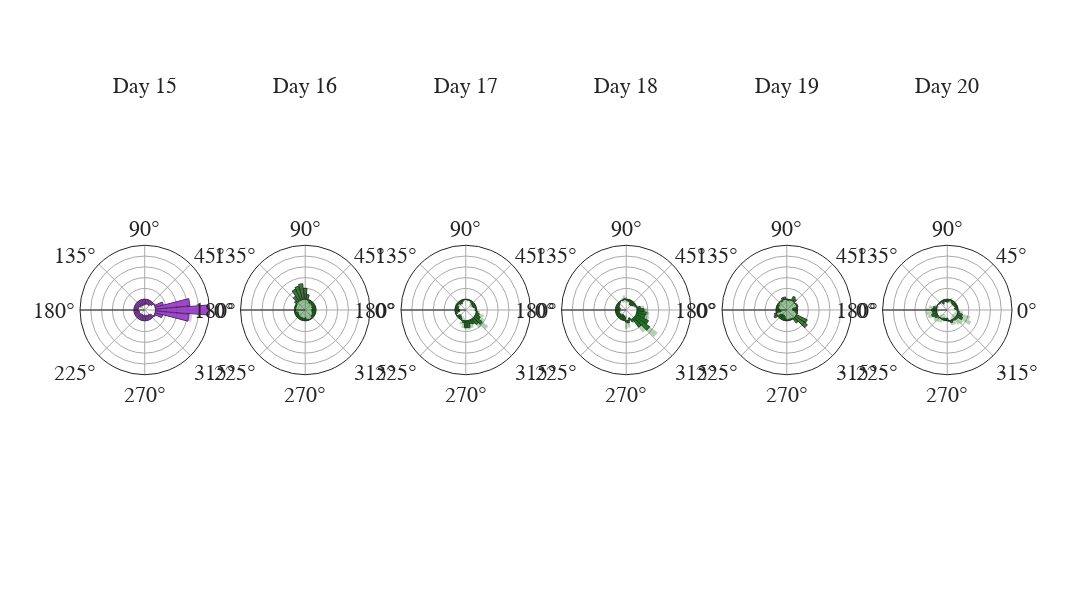

The code cell stored with this chart in its notebook:
### Code cell
## Compare the last day in C to days 16-20 in D
outputCD = pd.DataFrame()
for mouse in mouse_list:
        loop_data = pd.read_feather(pjoin(dpath, f'rotated_placefields/{mouse}/C5_D5_pearson_place.feat'))
        outputCD = pd.concat([outputCD, loop_data])
mouse_data = outputCD.groupby(['mouse', 'session', 'rotation'], as_index=False).agg({'r': 'mean'})
fig_data = mouse_data.groupby(['session', 'rotation'], as_index=False).agg({'r': ['mean', 'sem']})
specs = [[{'type': 'polar'}, {'type': 'polar'}, {'type': 'polar'}, {'type': 'polar'}, {'type': 'polar'}, {'type': 'polar'}]]
fig = pf.custom_graph_template(x_title='', y_title='', font_size=22, rows=1, columns=6, 
                               width=2500, height=600, specs=specs, titles=[f'Day {x}' for x in np.arange(15, 21)])
for idx, session in enumerate(natsorted(np.unique(fig_data['session']))):
        if idx == 0:
                bar_color = 'darkorchid' 
        else:
                bar_color = 'darkgreen'
        fig.add_trace(go.Barpolar(
            r=fig_data['r']['mean'][fig_data['session'] == session],
            theta=fig_data['rotation'][fig_data['session'] == session],
            marker_color=bar_color,
            marker_line_color='black',
            marker_line_width=1,
            opacity=0.8,
            showlegend=False
        ), row=1, col=idx + 1)
        fig.add_trace(go.Barpolar(
                r=fig_data['r']['mean'][fig_data['session'] == session] + fig_data['r']['sem'][fig_data['session'] == session],
                theta=fig_data['rotation'][fig_data['session'] == session],
                marker_color=bar_color,
                marker_line_color='black',
                marker_line_width=0,
                opacity=0.3,
                showlegend=False,
                name='upper'
        ), row=1, col=idx + 1)
        fig.add_trace(go.Barpolar(
                r=fig_data['r']['mean'][fig_data['session'] == session] - fig_data['r']['sem'][fig_data['session'] == session],
                theta=fig_data['rotation'][fig_data['session'] == session],
                marker_color=bar_color,
                marker_line_color='black',
                marker_line_width=0,
                opacity=0.3,
                showlegend=False,
                name='lower'
        ), row=1, col=idx + 1)
    
fig.update_polars(
        radialaxis = dict(showticklabels=False, ticks='', angle=180, tickangle=-180, range=[-0.2, 1], showgrid=True, gridcolor='darkgrey', dtick=0.2),
        angularaxis = dict(showticklabels=True, ticks='', showgrid=True, gridcolor='darkgrey'),
        barmode='overlay'
    )
fig.show()
fig.write_image(pjoin(fig_path, 'C5_D5_pearson_place.png'))

### Figure 1 — Plotly figure (JSON) as saved in the notebook; plotly's stock layout.template omitted (floating-point values rounded to 4 significant figures)
{"data": [{"marker": {"color": "darkorchid", "line": {"color": "black", "width": 1}}, "opacity": 0.8, "r": [1.0, 0.6405, 0.1568, 0.008364, -0.05603, -0.08544, -0.08613, -0.07926, -0.09302, -0.0872, -0.1097, -0.0959, -0.112, -0.09579, -0.1078, -0.07862, -0.08525, -0.07581, -0.07012, -0.08098, -0.1027, -0.08537, -0.09152, -0.08934, -0.1059, -0.101, -0.09412, -0.1086, -0.08024, -0.0935, -0.0867, -0.0903, -0.06648, 0.01818, 0.1429, 0.6253], "showlegend": false, "subplot": "polar", "theta": [0, 10, 20, 30, 40, 50, 60, 70, 80, 90, 100, 110, 120, 130, 140, 150, 160, 170, 180, 190, 200, 210, 220, 230, 240, 250, 260, 270, 280, 290, 300, 310, 320, 330, 340, 350], "type": "barpolar"}, {"marker": {"color": "darkorchid", "line": {"color": "black", "width": 0}}, "name": "upper", "opacity": 0.3, "r": [1.0, 0.6527, 0.1643, 0.03596, -0.0511, -0.07233, -0.08425, -0.07378, -0.08443, -0.0685, -0.1084, -0.08187, -0.09981, -0.09246, -0.09709, -0.07846, -0.07873, -0.07043, -0.07003, -0.07892, -0.1012, -0.08276, -0.08686, -0.08833, -0.09542, -0.0931, -0.07103, -0.1064, -0.07992, -0.07508, -0.08382, -0.08583, -0.06603, 0.03223, 0.1543, 0.6862], "showlegend": false, "subplot": "polar", "theta": [0, 10, 20, 30, 40, 50, 60, 70, 80, 90, 100, 110, 120, 130, 140, 150, 160, 170, 180, 190, 200, 210, 220, 230, 240, 250, 260, 270, 280, 290, 300, 310, 320, 330, 340, 350], "type": "barpolar"}, {"marker": {"color": "darkorchid", "line": {"color": "black", "width": 0}}, "name": "lower", "opacity": 0.3, "r": [1.0, 0.6282, 0.1492, -0.01923, -0.06096, -0.09855, -0.08801, -0.08474, -0.1016, -0.1059, -0.1111, -0.1099, -0.1243, -0.09913, -0.1185, -0.07878, -0.09176, -0.08119, -0.07021, -0.08304, -0.1042, -0.08798, -0.09618, -0.09034, -0.1164, -0.109, -0.1172, -0.1108, -0.08057, -0.1119, -0.08958, -0.09477, -0.06693, 0.004136, 0.1316, 0.5643], "showlegend": false, "subplot": "polar", "theta": [0, 10, 20, 30, 40, 50, 60, 70, 80, 90, 100, 110, 120, 130, 140, 150, 160, 170, 180, 190, 200, 210, 220, 230, 240, 250, 260, 270, 280, 290, 300, 310, 320, 330, 340, 350], "type": "barpolar"}, {"marker": {"color": "darkgreen", "line": {"color": "black", "width": 1}}, "opacity": 0.8, "r": [-0.07938, -0.06241, -0.06978, -0.05777, -0.04739, -0.0404, -0.05599, -0.02582, 0.08822, 0.2025, 0.2895, 0.2584, 0.2266, 0.1143, 0.04468, -0.01941, -0.02526, -0.01206, -0.0219, -0.02689, -0.06082, -0.05383, -0.05055, -0.04596, -0.04493, -0.0471, -0.04379, -0.05304, -0.02534, -0.0126, -0.007729, -0.02119, -0.04666, -0.04932, -0.06056, -0.07393], "showlegend": false, "subplot": "polar2", "theta": [0, 10, 20, 30, 40, 50, 60, 70, 80, 90, 100, 110, 120, 130, 140, 150, 160, 170, 180, 190, 200, 210, 220, 230, 240, 250, 260, 270, 280, 290, 300, 310, 320, 330, 340, 350], "type": "barpolar"}, {"marker": {"color": "darkgreen", "line": {"color": "black", "width": 0}}, "name": "upper", "opacity": 0.3, "r": [null, null, null, null, null, null, null, null, null, null, null, null, null, null, null, null, null, null, null, null, null, null, null, null, null, null, null, null, null, null, null, null, null, null, null, null], "showlegend": false, "subplot": "polar2", "theta": [0, 10, 20, 30, 40, 50, 60, 70, 80, 90, 100, 110, 120, 130, 140, 150, 160, 170, 180, 190, 200, 210, 220, 230, 240, 250, 260, 270, 280, 290, 300, 310, 320, 330, 340, 350], "type": "barpolar"}, {"marker": {"color": "darkgreen", "line": {"color": "black", "width": 0}}, "name": "lower", "opacity": 0.3, "r": [null, null, null, null, null, null, null, null, null, null, null, null, null, null, null, null, null, null, null, null, null, null, null, null, null, null, null, null, null, null, null, null, null, null, null, null], "showlegend": false, "subplot": "polar2", "theta": [0, 10, 20, 30, 40, 50, 60, 70, 80, 90, 100, 110, 120, 130, 140, 150, 160, 170, 180, 190, 200, 210, 220, 230, 240, 250, 260, 270, 280, 290, 300, 310, 320, 330, 340, 350], "type": "barpolar"}, {"marker": {"color": "darkgreen", "line": {"color": "black", "width": 1}}, "opacity": 0.8, "r": [-0.02431, -0.02195, -0.04967, -0.06335, -0.04837, -0.04239, -0.01982, -0.01106, -0.01395, -0.005055, -0.01404, -0.03492, -0.06453, -0.0569, -0.03385, -0.02893, -0.06068, -0.0616, -0.08881, -0.08466, -0.02876, -0.009475, -0.05479, -0.06379, -0.03748, 0.003803, 0.04236, 0.1247, 0.1293, 0.07014, 0.09051, 0.1342, 0.1788, 0.09728, 0.06166, 0.02467], "showlegend": false, "subplot": "polar3", "theta": [0, 10, 20, 30, 40, 50, 60, 70, 80, 90, 100, 110, 120, 130, 140, 150, 160, 170, 180, 190, 200, 210, 220, 230, 240, 250, 260, 270, 280, 290, 300, 310, 320, 330, 340, 350], "type": "barpolar"}, {"marker": {"color": "darkgreen", "line": {"color": "black", "width": 0}}, "name": "upper", "opacity": 0.3, "r": [-0.01241, -0.008064, -0.01391, -0.02617, -0.004256, 0.003361, 0.01758, -0.001447, 0.009916, 0.002885, -0.01324, -0.02833, -0.03768, -0.05009, 0.008117, 0.02113, -0.05171, -0.05086, -0.08837, -0.07315, 0.006643, 0.002659, -0.01725, -0.03371, -0.004144, 0.08136, 0.1354, 0.1586, 0.1667, 0.1506, 0.09596, 0.2187, 0.3147, 0.1889, 0.1515, 0.06328], "showlegend": false, "subplot": "polar3", "theta": [0, 10, 20, 30, 40, 50, 60, 70, 80, 90, 100, 110, 120, 130, 140, 150, 160, 170, 180, 190, 200, 210, 220, 230, 240, 250, 260, 270, 280, 290, 300, 310, 320, 330, 340, 350], "type": "barpolar"}, {"marker": {"color": "darkgreen", "line": {"color": "black", "width": 0}}, "name": "lower", "opacity": 0.3, "r": [-0.03621, -0.03583, -0.08543, -0.1005, -0.09248, -0.08814, -0.05722, -0.02066, -0.03782, -0.01299, -0.01483, -0.04151, -0.09138, -0.0637, -0.07581, -0.079, -0.06964, -0.07234, -0.08926, -0.09618, -0.06415, -0.02161, -0.09233, -0.09387, -0.07082, -0.07375, -0.0507, 0.09074, 0.09199, -0.01035, 0.08506, 0.04981, 0.04294, 0.005656, -0.02816, -0.01393], "showlegend": false, "subplot": "polar3", "theta": [0, 10, 20, 30, 40, 50, 60, 70, 80, 90, 100, 110, 120, 130, 140, 150, 160, 170, 180, 190, 200, 210, 220, 230, 240, 250, 260, 270, 280, 290, 300, 310, 320, 330, 340, 350], "type": "barpolar"}, {"marker": {"color": "darkgreen", "line": {"color": "black", "width": 1}}, "opacity": 0.8, "r": [0.1293, 0.06539, -0.01422, -0.03915, -0.07021, -0.08393, -0.08351, -0.0366, -0.03051, -0.01123, 0.01263, -0.01379, -0.00579, -0.02446, -0.03972, -0.05103, -0.06827, -0.08599, -0.05186, -0.07586, -0.06383, -0.06987, -0.06818, -0.08709, -0.09687, -0.08598, -0.06609, 0.0227, 0.0436, -0.04447, 0.0432, 0.1905, 0.335, 0.2557, 0.1613, 0.1747], "showlegend": false, "subplot": "polar4", "theta": [0, 10, 20, 30, 40, 50, 60, 70, 80, 90, 100, 110, 120, 130, 140, 150, 160, 170, 180, 190, 200, 210, 220, 230, 240, 250, 260, 270, 280, 290, 300, 310, 320, 330, 340, 350], "type": "barpolar"}, {"marker": {"color": "darkgreen", "line": {"color": "black", "width": 0}}, "name": "upper", "opacity": 0.3, "r": [0.1968, 0.134, 0.02727, 0.0003314, -0.04449, -0.06481, -0.05447, -0.01256, 0.001958, 0.03914, 0.07693, 0.02969, -0.002961, -0.006, -0.01775, -0.03511, -0.0295, -0.04002, -0.04503, -0.0392, -0.0461, -0.04162, -0.03919, -0.05848, -0.08466, -0.07383, -0.03103, 0.1466, 0.1281, -0.0313, 0.07826, 0.313, 0.5158, 0.265, 0.2432, 0.2327], "showlegend": false, "subplot": "polar4", "theta": [0, 10, 20, 30, 40, 50, 60, 70, 80, 90, 100, 110, 120, 130, 140, 150, 160, 170, 180, 190, 200, 210, 220, 230, 240, 250, 260, 270, 280, 290, 300, 310, 320, 330, 340, 350], "type": "barpolar"}, {"marker": {"color": "darkgreen", "line": {"color": "black", "width": 0}}, "name": "lower", "opacity": 0.3, "r": [0.06174, -0.003267, -0.05571, -0.07863, -0.09592, -0.103, -0.1125, -0.06063, -0.06298, -0.0616, -0.05167, -0.05728, -0.008618, -0.04293, -0.06169, -0.06695, -0.1071, -0.132, -0.0587, -0.1125, -0.08157, -0.09811, -0.09718, -0.1157, -0.1091, -0.09814, -0.1011, -0.1012, -0.04091, -0.05763, 0.008136, 0.06809, 0.1541, 0.2465, 0.07951, 0.1168], "showlegend": false, "subplot": "polar4", "theta": [0, 10, 20, 30, 40, 50, 60, 70, 80, 90, 100, 110, 120, 130, 140, 150, 160, 170, 180, 190, 200, 210, 220, 230, 240, 250, 260, 270, 280, 290, 300, 310, 320, 330, 340, 350], "type": "barpolar"}, {"marker": {"color": "darkgreen", "line": {"color": "black", "width": 1}}, "opacity": 0.8, "r": [-0.08863, -0.08937, 0.01649, 0.01451, -0.01046, 0.05859, 0.08064, -0.000614, -0.02156, 0.002191, 0.04344, 0.0397, -0.02267, 0.00148, -0.01402, -0.04362, -0.02974, -0.05087, -0.06622, -0.09588, 0.03951, 0.06287, -0.07282, -0.08799, -0.09328, -0.08452, -0.04852, -0.01917, -0.01827, -0.02298, -0.02041, 0.09804, 0.2691, 0.2224, 0.006003, -0.04351], "showlegend": false, "subplot": "polar5", "theta": [0, 10, 20, 30, 40, 50, 60, 70, 80, 90, 100, 110, 120, 130, 140, 150, 160, 170, 180, 190, 200, 210, 220, 230, 240, 250, 260, 270, 280, 290, 300, 310, 320, 330, 340, 350], "type": "barpolar"}, {"marker": {"color": "darkgreen", "line": {"color": "black", "width": 0}}, "name": "upper", "opacity": 0.3, "r": [null, null, null, null, null, null, null, null, null, null, null, null, null, null, null, null, null, null, null, null, null, null, null, null, null, null, null, null, null, null, null, null, null, null, null, null], "showlegend": false, "subplot": "polar5", "theta": [0, 10, 20, 30, 40, 50, 60, 70, 80, 90, 100, 110, 120, 130, 140, 150, 160, 170, 180, 190, 200, 210, 220, 230, 240, 250, 260, 270, 280, 290, 300, 310, 320, 330, 340, 350], "type": "barpolar"}, {"marker": {"color": "darkgreen", "line": {"color": "black", "width": 0}}, "name": "lower", "opacity": 0.3, "r": [null, null, null, null, null, null, null, null, null, null, null, null, null, null, null, null, null, null, null, null, null, null, null, null, null, null, null, null, null, null, null, null, null, null, null, null], "showlegend": false, "subplot": "polar5", "theta": [0, 10, 20, 30, 40, 50, 60, 70, 80, 90, 100, 110, 120, 130, 140, 150, 160, 170, 180, 190, 200, 210, 220, 230, 240, 250, 260, 270, 280, 290, 300, 310, 320, 330, 340, 350], "type": "barpolar"}, {"marker": {"color": "darkgreen", "line": {"color": "black", "width": 1}}, "opacity": 0.8, "r": [-0.02174, -0.06149, -0.04453, -0.05229, -0.05689, -0.05972, -0.0433, -0.01851, -0.03122, -0.05392, -0.04193, -0.03784, -0.06921, -0.01731, -0.01847, 0.001551, 0.004536, 0.06041, 0.08667, 0.0737, 0.103, 0.05875, 0.01961, -0.01344, -0.02181, -0.03857, -0.03821, -0.04467, 0.01087, 0.04795, 0.02381, 0.03544, 0.04215, 0.1171, 0.09123, 0.02355], "showlegend": false, "subplot": "polar6", "theta": [0, 10, 20, 30, 40, 50, 60, 70, 80, 90, 100, 110, 120, 130, 140, 150, 160, 170, 180, 190, 200, 210, 220, 230, 240, 250, 260, 270, 280, 290, 300, 310, 320, 330, 340, 350], "type": "barpolar"}, {"marker": {"color": "darkgreen", "line": {"color": "black", "width": 0}}, "name": "upper", "opacity": 0.3, "r": [-0.005891, -0.04412, -0.03256, -0.03236, -0.03052, -0.04741, -0.01868, 0.03098, 0.004931, -0.04327, -0.04145, -0.01659, -0.02778, 0.005877, -0.01801, 0.006361, 0.04742, 0.1436, 0.19, 0.1921, 0.1746, 0.09675, 0.1139, 0.08072, 0.06638, 0.02228, -0.005584, -0.03354, 0.02459, 0.09732, 0.1019, 0.1362, 0.1615, 0.2932, 0.2416, 0.09173], "showlegend": false, "subplot": "polar6", "theta": [0, 10, 20, 30, 40, 50, 60, 70, 80, 90, 100, 110, 120, 130, 140, 150, 160, 170, 180, 190, 200, 210, 220, 230, 240, 250, 260, 270, 280, 290, 300, 310, 320, 330, 340, 350], "type": "barpolar"}, {"marker": {"color": "darkgreen", "line": {"color": "black", "width": 0}}, "name": "lower", "opacity": 0.3, "r": [-0.03758, -0.07886, -0.0565, -0.07223, -0.08326, -0.07203, -0.06792, -0.068, -0.06737, -0.06456, -0.0424, -0.05908, -0.1106, -0.0405, -0.01893, -0.00326, -0.03835, -0.02284, -0.01661, -0.04468, 0.0313, 0.02076, -0.07466, -0.1076, -0.11, -0.09941, -0.07084, -0.05581, -0.002845, -0.001423, -0.05433, -0.06529, -0.07724, -0.05893, -0.05916, -0.04462], "showlegend": false, "subplot": "polar6", "theta": [0, 10, 20, 30, 40, 50, 60, 70, 80, 90, 100, 110, 120, 130, 140, 150, 160, 170, 180, 190, 200, 210, 220, 230, 240, 250, 260, 270, 280, 290, 300, 310, 320, 330, 340, 350], "type": "barpolar"}], "layout": {"annotations": [{"font": {"size": 22}, "showarrow": false, "text": "Day 15", "x": 0.06944, "xanchor": "center", "xref": "paper", "y": 1, "yanchor": "bottom", "yref": "paper"}, {"font": {"size": 22}, "showarrow": false, "text": "Day 16", "x": 0.2417, "xanchor": "center", "xref": "paper", "y": 1, "yanchor": "bottom", "yref": "paper"}, {"font": {"size": 22}, "showarrow": false, "text": "Day 17", "x": 0.4139, "xanchor": "center", "xref": "paper", "y": 1, "yanchor": "bottom", "yref": "paper"}, {"font": {"size": 22}, "showarrow": false, "text": "Day 18", "x": 0.5861, "xanchor": "center", "xref": "paper", "y": 1, "yanchor": "bottom", "yref": "paper"}, {"font": {"size": 22}, "showarrow": false, "text": "Day 19", "x": 0.7583, "xanchor": "center", "xref": "paper", "y": 1, "yanchor": "bottom", "yref": "paper"}, {"font": {"size": 22}, "showarrow": false, "text": "Day 20", "x": 0.9306, "xanchor": "center", "xref": "paper", "y": 1, "yanchor": "bottom", "yref": "paper"}], "font": {"family": "Arial", "size": 22}, "height": 600, "polar": {"angularaxis": {"gridcolor": "darkgrey", "showgrid": true, "showticklabels": true, "ticks": ""}, "barmode": "overlay", "domain": {"x": [0, 0.1389], "y": [0, 1]}, "radialaxis": {"angle": -180, "dtick": 0.2, "gridcolor": "darkgrey", "range": [-0.2, 1], "showgrid": true, "showticklabels": false, "tickangle": -180, "ticks": ""}}, "polar2": {"angularaxis": {"gridcolor": "darkgrey", "showgrid": true, "showticklabels": true, "ticks": ""}, "barmode": "overlay", "domain": {"x": [0.1722, 0.3111], "y": [0, 1]}, "radialaxis": {"angle": -180, "dtick": 0.2, "gridcolor": "darkgrey", "range": [-0.2, 1], "showgrid": true, "showticklabels": false, "tickangle": -180, "ticks": ""}}, "polar3": {"angularaxis": {"gridcolor": "darkgrey", "showgrid": true, "showticklabels": true, "ticks": ""}, "barmode": "overlay", "domain": {"x": [0.3444, 0.4833], "y": [0, 1]}, "radialaxis": {"angle": -180, "dtick": 0.2, "gridcolor": "darkgrey", "range": [-0.2, 1], "showgrid": true, "showticklabels": false, "tickangle": -180, "ticks": ""}}, "polar4": {"angularaxis": {"gridcolor": "darkgrey", "showgrid": true, "showticklabels": true, "ticks": ""}, "barmode": "overlay", "domain": {"x": [0.5167, 0.6556], "y": [0, 1]}, "radialaxis": {"angle": -180, "dtick": 0.2, "gridcolor": "darkgrey", "range": [-0.2, 1], "showgrid": true, "showticklabels": false, "tickangle": -180, "ticks": ""}}, "polar5": {"angularaxis": {"gridcolor": "darkgrey", "showgrid": true, "showticklabels": true, "ticks": ""}, "barmode": "overlay", "domain": {"x": [0.6889, 0.8278], "y": [0, 1]}, "radialaxis": {"angle": -180, "dtick": 0.2, "gridcolor": "darkgrey", "range": [-0.2, 1], "showgrid": true, "showticklabels": false, "tickangle": -180, "ticks": ""}}, "polar6": {"angularaxis": {"gridcolor": "darkgrey", "showgrid": true, "showticklabels": true, "ticks": ""}, "barmode": "overlay", "domain": {"x": [0.8611, 1], "y": [0, 1]}, "radialaxis": {"angle": -180, "dtick": 0.2, "gridcolor": "darkgrey", "range": [-0.2, 1], "showgrid": true, "showticklabels": false, "tickangle": -180, "ticks": ""}}, "title": {"x": 0.5, "xanchor": "center", "y": 0.9, "yanchor": "top"}, "width": 2500, "xaxis": {"linewidth": 1.5, "title": {"text": ""}}, "yaxis": {"linewidth": 1.5, "title": {"text": ""}}}}
